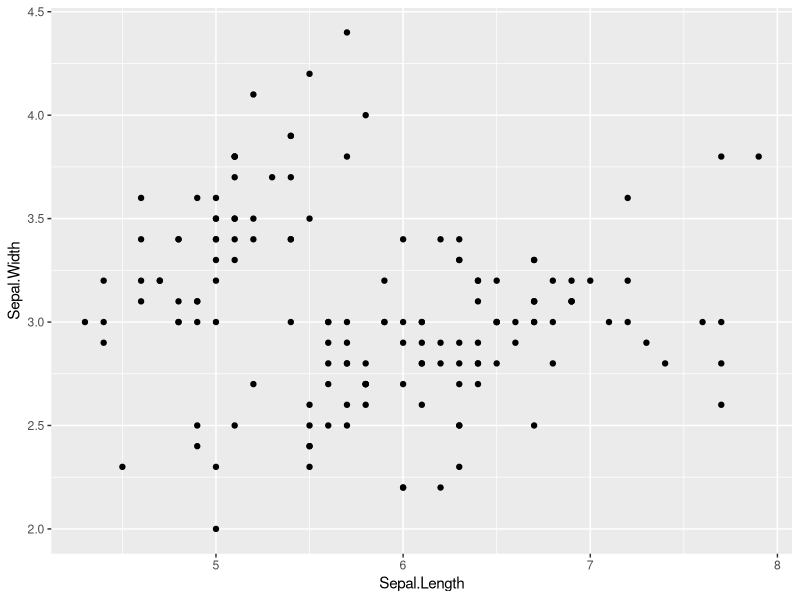
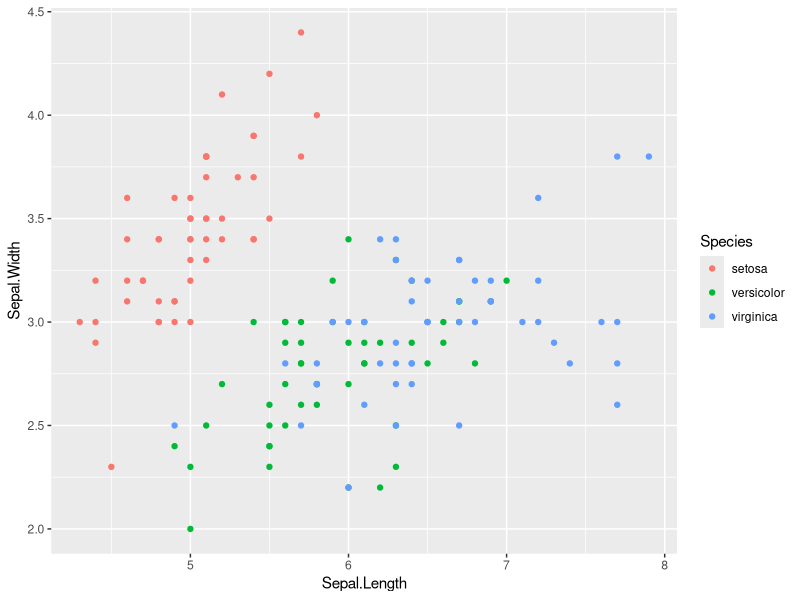
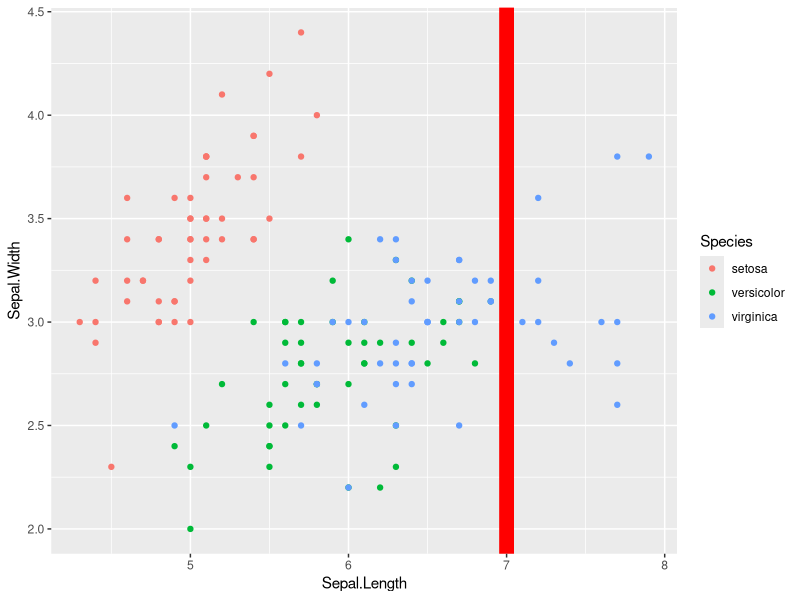
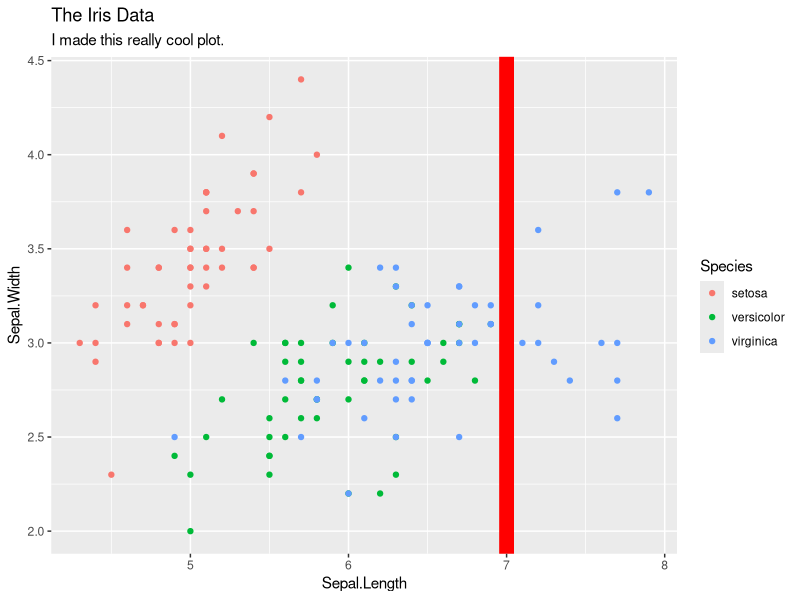
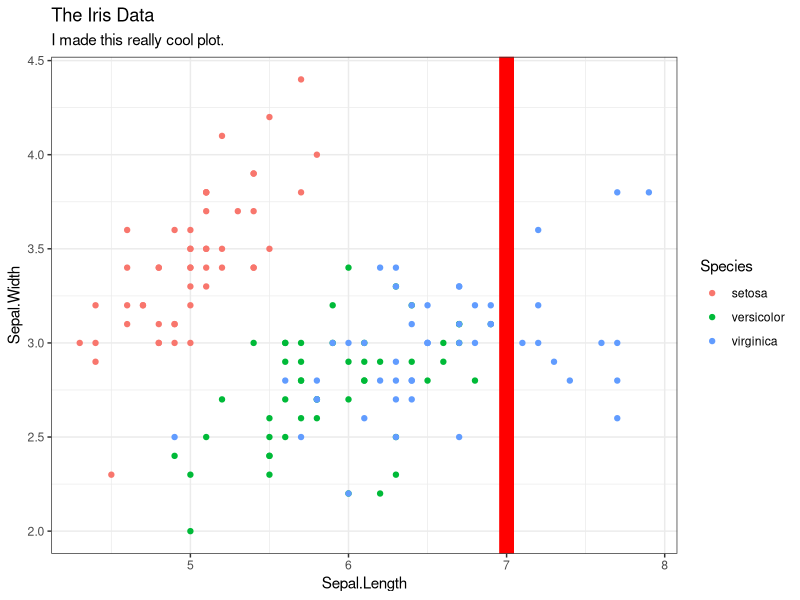

Recreate these plots in R, in order.
library(ggplot2)

head(iris)

ggplot(data = iris) +
  geom_point(mapping = aes(x = Sepal.Length, y = Sepal.Width))

ggplot(data = iris) +
  geom_point(mapping = aes(x = Sepal.Length, y = Sepal.Width, color = Species))

ggplot(data = iris) +
  geom_point(mapping = aes(x = Sepal.Length, y = Sepal.Width, color = Species)) +
  geom_vline(mapping = aes(xintercept = 7), color = "red", size = 5)

ggplot(data = iris) +
  geom_point(mapping = aes(x = Sepal.Length, y = Sepal.Width, color = Species)) +
  geom_vline(mapping = aes(xintercept = 7), color = "red", size = 5) +
  labs(title = "The Iris Data",
       subtitle = "I made this really cool plot.")

ggplot(data = iris) +
  geom_point(mapping = aes(x = Sepal.Length, y = Sepal.Width, color = Species)) +
  geom_vline(mapping = aes(xintercept = 7), color = "red", size = 5) +
  labs(title = "The Iris Data",
       subtitle = "I made this really cool plot.") +
  theme_bw()

